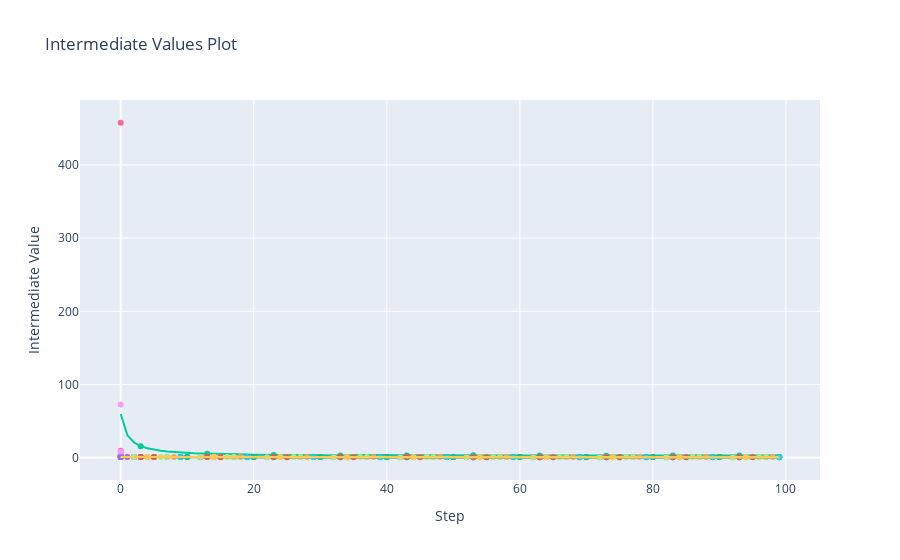

The notebook cell this image was saved under:
### Code cell
fig.write_image(pathlib.Path(f"{graph_path}.png"))
fig.show()
